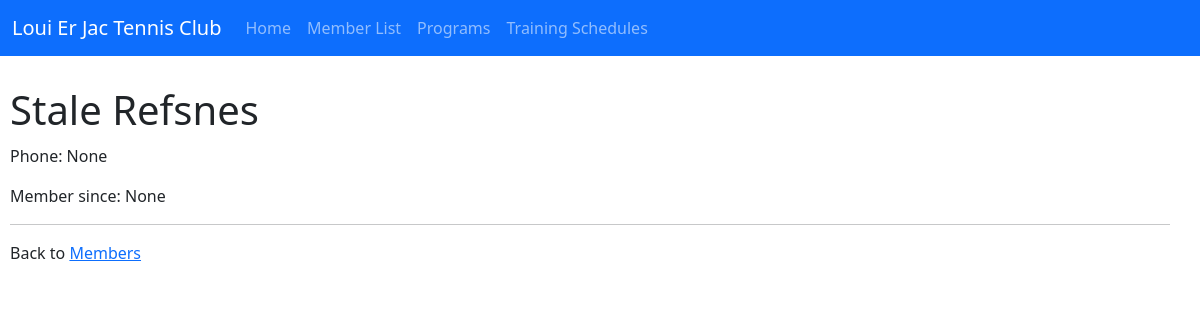
Page /members/details/4 on the earlier database version.
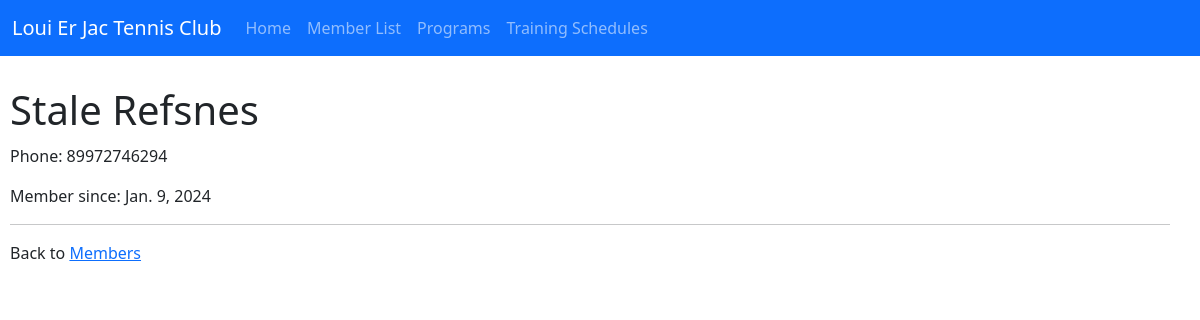
Same page on the later database version.
### members/models.py (models this page shows, shortened)
class Member(models.Model):
    firstname = models.CharField(max_length=255)
    lastname = models.CharField(max_length=255)
    phone = models.IntegerField(null=True)
    joined_date = models.DateField(null=True)

### members/views.py (the view)
# urls.py: path('members/details/<int:id>', views.details, name='details'),
def details(request, id):
    mymember = Member.objects.get(id=id)
    template = loader.get_template('details.html')
    context = {
        'mymember': mymember,
    }
    return HttpResponse(template.render(context, request))

### members/templates/details.html (shortened to what this page needs)
<!DOCTYPE html>
<html>
{% extends 'master.html' %}
{% block content %}
<h1>{{mymember.firstname}} {{mymember.lastname }}</h1>
<p>Phone: {{ mymember.phone }}</p>
<p>Member since: {{ mymember.joined_date }}</p>
<hr>
<p>Back to <a href='/members'>Members</a></p>
{% endblock %}

Differences in the rows shown:
changed Member "Stale": phone "None" → "89972746294"; joined_date "None" → "Jan. 9, 2024"
